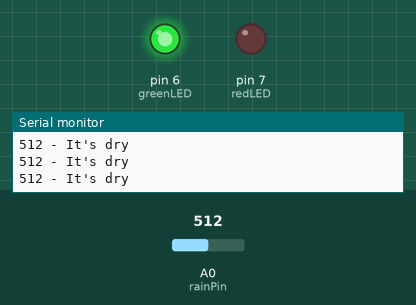
Bench run of a sketch on a simulated Arduino Uno, built with avr-gcc and run on an emulated ATmega328P. Parts: output pins drawn as LEDs (lit = HIGH), the last lines printed to the serial monitor. The inputs (shaded band) are chosen by the test bench; at power-on: A0 (rainPin) = 512.

Above: at 1.3 s.
1.4 s: A0 (rainPin) set to 486
At 2.0 s:
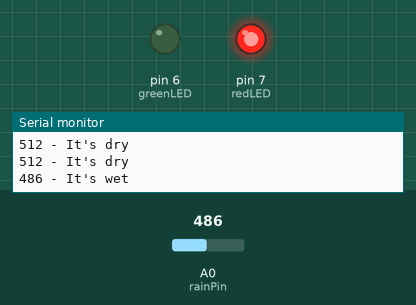
3.0 s: A0 (rainPin) set to 510
At 4.2 s:
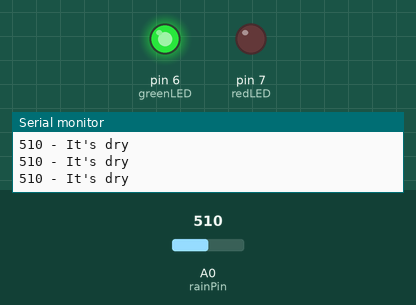
4.5 s: A0 (rainPin) set to 490
At 5.6 s:
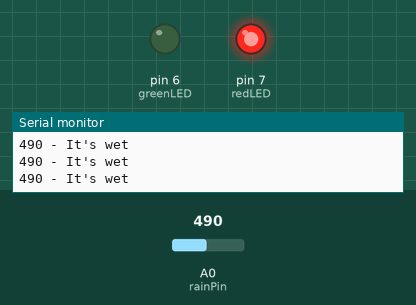
Timing chart, 0 to 7.5 s (numbered marks = the images above; inputs shaded):
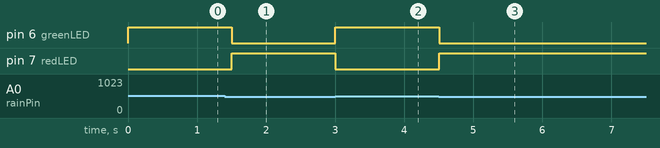

Measured:
- the behaviour switches between 500 and 499 on A0 (rainPin) (found by bisection; images 0 and 1)
- after the input at 1.4 s, pin 6 (greenLED): HIGH → LOW after 0.10 s; pin 7 (redLED): LOW → HIGH after 0.10 s
- after the input at 3.0 s, pin 6 (greenLED): LOW → HIGH at once; pin 7 (redLED): HIGH → LOW at once
- after the input at 4.5 s, pin 6 (greenLED): HIGH → LOW at once; pin 7 (redLED): LOW → HIGH at once

The sketch:

Rain_Sensor.ino
```cpp
/*
* SVL Automations
* https://svlautomations.in
* https://svltrainings.in
*
*/

int rainPin = A0;
int greenLED = 6;
int redLED = 7;
// you can adjust the threshold value
int thresholdValue = 500;

void setup(){
  // Set rain sensor pin as Input
  pinMode(rainPin, INPUT);
  // Set Led sensor pin as Output
  pinMode(greenLED, OUTPUT);
  pinMode(redLED, OUTPUT);
  //Set led to off state
  digitalWrite(greenLED, LOW);
  digitalWrite(redLED, LOW);
  Serial.begin(9600);
}

void loop() {
  // read the input on analog pin 0:
  int sensorValue = analogRead(rainPin);
  Serial.print(sensorValue);
  if(sensorValue < thresholdValue){
    Serial.println(" - It's wet");
    digitalWrite(greenLED, LOW);
    digitalWrite(redLED, HIGH);
  }
  else {
    Serial.println(" - It's dry");
    digitalWrite(greenLED, HIGH);
    digitalWrite(redLED, LOW);
  }
  delay(500);
}
```
